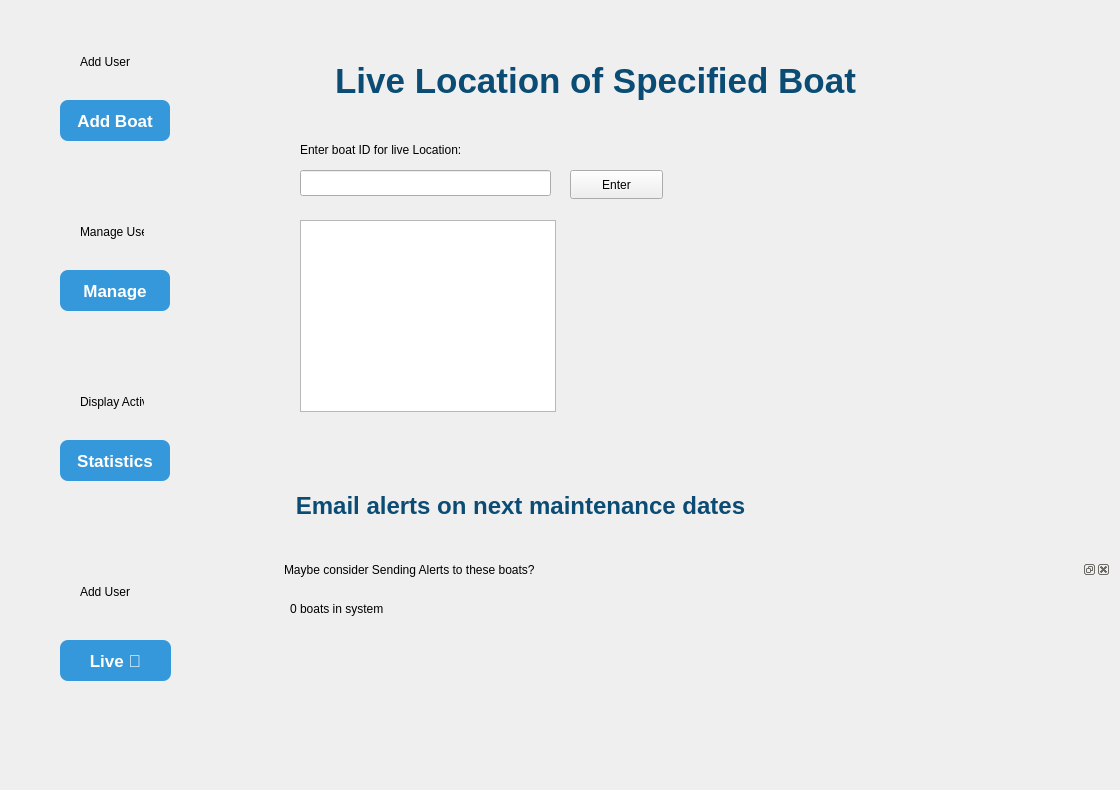
     <widget class="QWidget" name="page_3">
      <widget class="QWidget" name="BackFrame_22" native="true">
       <property name="geometry">
        <rect>
         <x>10</x>
         <y>10</y>
         <width>201</width>
         <height>741</height>
        </rect>
       </property>
       <widget class="QPushButton" name="Display_22">
        <property name="geometry">
         <rect>
          <x>50</x>
          <y>430</y>
          <width>110</width>
          <height>41</height>
         </rect>
        </property>
        <property name="styleSheet">
         <string notr="true">QPushButton {
    background-color: #3498db;
    color: white;
    font-size: 17px;
    font-weight: bold;
    border: none;
    border-radius: 8px;
    padding: 8px 16px;
}
QPushButton:hover {
    background: qlineargradient(x1:0, y1:0, x2:0, y2:1,
                                stop:0 #38bdf8, stop:1 #0ea5e9);
}

QPushButton:pressed {
    background: qlineargradient(x1:0, y1:0, x2:0, y2:1,
                                stop:0 #0369a1, stop:1 #075985);
}
</string>
        </property>
        <property name="text">
         <string>Statistics</string>
        </property>
       </widget>
       <widget class="QLabel" name="dispboat4">
        <property name="geometry">
         <rect>
          <x>70</x>
          <y>360</y>
          <width>64</width>
          <height>64</height>
         </rect>
        </property>
        <property name="styleSheet">
         <string notr="true">ui-&gt;adduser-&gt;setFixedSize(32, 32);</string>
        </property>
        <property name="text">
         <string>Display Activity </string>
        </property>
       </widget>
       <widget class="QPushButton" name="Manage_22">
        <property name="geometry">
         <rect>
          <x>50</x>
          <y>260</y>
          <width>110</width>
          <height>41</height>
         </rect>
        </property>
        <property name="styleSheet">
         <string notr="true">QPushButton {
    background-color: #3498db;
    color: white;
    font-size: 17px;
    font-weight: bold;
    border: none;
    border-radius: 8px;
    padding: 8px 16px;
}
QPushButton:hover {
    background: qlineargradient(x1:0, y1:0, x2:0, y2:1,
                                stop:0 #38bdf8, stop:1 #0ea5e9);
}

QPushButton:pressed {
    background: qlineargradient(x1:0, y1:0, x2:0, y2:1,
                                stop:0 #0369a1, stop:1 #075985);
}
</string>
        </property>
        <property name="text">
         <string>Manage</string>
        </property>
       </widget>
       <widget class="QLabel" name="ManBoat4">
        <property name="geometry">
         <rect>
          <x>70</x>
          <y>190</y>
          <width>64</width>
          <height>64</height>
         </rect>
        </property>
        <property name="styleSheet">
         <string notr="true">ui-&gt;adduser-&gt;setFixedSize(32, 32);</string>
        </property>
        <property name="text">
         <string>Manage User</string>
        </property>
       </widget>
       <widget class="QPushButton" name="add_user_22">
        <property name="geometry">
         <rect>
          <x>50</x>
          <y>90</y>
          <width>110</width>
          <height>41</height>
         </rect>
        </property>
        <property name="styleSheet">
         <string notr="true">QPushButton {
    background-color: #3498db;
    color: white;
    font-size: 17px;
    font-weight: bold;
    border: none;
    border-radius: 8px;
    padding: 8px 16px;
}
QPushButton:hover {
    background: qlineargradient(x1:0, y1:0, x2:0, y2:1,
                                stop:0 #38bdf8, stop:1 #0ea5e9);
}

QPushButton:pressed {
    background: qlineargradient(x1:0, y1:0, x2:0, y2:1,
                                stop:0 #0369a1, stop:1 #075985);
}
</string>
        </property>
        <property name="text">
         <string>Add Boat</string>
        </property>
       </widget>
       <widget class="QLabel" name="Addboat4">
        <property name="geometry">
         <rect>
          <x>70</x>
          <y>20</y>
          <width>64</width>
          <height>64</height>
         </rect>
        </property>
        <property name="styleSheet">
         <string notr="true">ui-&gt;adduser-&gt;setFixedSize(32, 32);</string>
        </property>
        <property name="text">
         <string>Add User</string>
        </property>
       </widget>
       <widget class="QPushButton" name="forgetpwd_10">
        <property name="geometry">
         <rect>
          <x>50</x>
          <y>630</y>
          <width>111</width>
          <height>41</height>
         </rect>
        </property>
        <property name="styleSheet">
         <string notr="true">QPushButton {
    background-color: #3498db;
    color: white;
    font-size: 17px;
    font-weight: bold;
    border: none;
    border-radius: 8px;
    padding: 8px 16px;
}
QPushButton:hover {
    background: qlineargradient(x1:0, y1:0, x2:0, y2:1,
                                stop:0 #38bdf8, stop:1 #0ea5e9);
}

QPushButton:pressed {
    background: qlineargradient(x1:0, y1:0, x2:0, y2:1,
                                stop:0 #0369a1, stop:1 #075985);
}
</string>
        </property>
        <property name="text">
         <string>Live 📌</string>
        </property>
       </widget>
       <widget class="QLabel" name="Live4">
        <property name="geometry">
         <rect>
          <x>70</x>
          <y>550</y>
          <width>64</width>
          <height>64</height>
         </rect>
        </property>
        <property name="styleSheet">
         <string notr="true">ui-&gt;adduser-&gt;setFixedSize(32, 32);</string>
        </property>
        <property name="text">
         <string>Add User</string>
        </property>
       </widget>
      </widget>
      <widget class="QLabel" name="labelStatsTitle_6">
       <property name="geometry">
        <rect>
         <x>250</x>
         <y>30</y>
         <width>691</width>
         <height>101</height>
        </rect>
       </property>
       <property name="styleSheet">
        <string notr="true">
 font-family: &quot;Behove&quot;;
 font-size: 35px;
font-weight: bold;
 color: #0a4c73;
border: none;
       background: transparent;
</string>
       </property>
       <property name="text">
        <string>Live Location of Specified Boat</string>
       </property>
       <property name="alignment">
        <set>Qt::AlignmentFlag::AlignCenter</set>
       </property>
       <property name="wordWrap">
        <bool>false</bool>
       </property>
      </widget>
      <widget class="QListView" name="listView">
       <property name="geometry">
        <rect>
         <x>300</x>
         <y>220</y>
         <width>256</width>
         <height>192</height>
        </rect>
       </property>
      </widget>
      <widget class="QLabel" name="label">
       <property name="geometry">
        <rect>
         <x>300</x>
         <y>140</y>
         <width>301</width>
         <height>20</height>
        </rect>
       </property>
       <property name="text">
        <string>Enter boat ID for live Location:</string>
       </property>
      </widget>
      <widget class="QPushButton" name="pushButton">
       <property name="geometry">
        <rect>
         <x>570</x>
         <y>170</y>
         <width>93</width>
         <height>29</height>
        </rect>
       </property>
       <property name="text">
        <string>Enter</string>
       </property>
      </widget>
      <widget class="QLineEdit" name="lineEdit">
       <property name="geometry">
        <rect>
         <x>300</x>
         <y>170</y>
         <width>251</width>
         <height>26</height>
        </rect>
       </property>
      </widget>
      <widget class="QDockWidget" name="dockWidget">
       <property name="geometry">
        <rect>
         <x>280</x>
         <y>560</y>
         <width>831</width>
         <height>221</height>
        </rect>
       </property>
       <property name="windowTitle">
        <string>Maybe consider Sending Alerts to these boats?</string>
       </property>
       <widget class="QWidget" name="dockWidgetContents">
        <widget class="QLabel" name="label_2">
         <property name="geometry">
          <rect>
           <x>10</x>
           <y>20</y>
           <width>371</width>
           <height>20</height>
          </rect>
         </property>
         <property name="text">
          <string>0 boats in system</string>
         </property>
        </widget>
       </widget>
      </widget>
      <widget class="QLabel" name="labelStatsTitle_7">
       <property name="geometry">
        <rect>
         <x>270</x>
         <y>460</y>
         <width>501</width>
         <height>91</height>
        </rect>
       </property>
       <property name="styleSheet">
        <string notr="true">
 font-family: &quot;Bion&quot;;
 font-size:24px;
font-weight: bold;
 color: #0a4c73;
border: none;
       background: transparent;
</string>
       </property>
       <property name="text">
        <string>Email alerts on next maintenance dates</string>
       </property>
       <property name="alignment">
        <set>Qt::AlignmentFlag::AlignCenter</set>
       </property>
       <property name="wordWrap">
        <bool>false</bool>
       </property>
      </widget>
     </widget>
